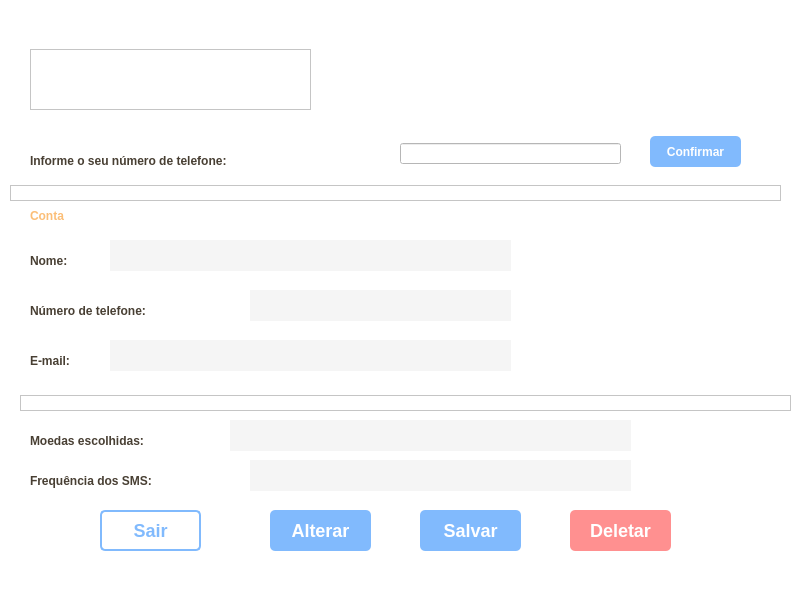
<?xml version="1.0" encoding="UTF-8"?>
<ui version="4.0">
 <class>MainWindow</class>
 <widget class="QMainWindow" name="MainWindow">
  <property name="geometry">
   <rect>
    <x>0</x>
    <y>0</y>
    <width>800</width>
    <height>600</height>
   </rect>
  </property>
  <property name="windowTitle">
   <string>MainWindow</string>
  </property>
  <widget class="QWidget" name="centralwidget">
   <layout class="QVBoxLayout" name="verticalLayout">
    <property name="spacing">
     <number>0</number>
    </property>
    <property name="leftMargin">
     <number>0</number>
    </property>
    <property name="topMargin">
     <number>0</number>
    </property>
    <property name="rightMargin">
     <number>0</number>
    </property>
    <property name="bottomMargin">
     <number>0</number>
    </property>
    <item>
     <widget class="QFrame" name="top">
      <property name="maximumSize">
       <size>
        <width>16777215</width>
        <height>40</height>
       </size>
      </property>
      <property name="styleSheet">
       <string notr="true">background-color: #fff;</string>
      </property>
      <property name="frameShape">
       <enum>QFrame::NoFrame</enum>
      </property>
      <property name="frameShadow">
       <enum>QFrame::Raised</enum>
      </property>
     </widget>
    </item>
    <item>
     <widget class="QFrame" name="containerlogo">
      <property name="maximumSize">
       <size>
        <width>16777215</width>
        <height>80</height>
       </size>
      </property>
      <property name="styleSheet">
       <string notr="true">background-color: #fff;</string>
      </property>
      <property name="frameShape">
       <enum>QFrame::NoFrame</enum>
      </property>
      <property name="frameShadow">
       <enum>QFrame::Raised</enum>
      </property>
      <layout class="QVBoxLayout" name="verticalLayout_4">
       <property name="spacing">
        <number>0</number>
       </property>
       <property name="leftMargin">
        <number>30</number>
       </property>
       <property name="topMargin">
        <number>0</number>
       </property>
       <property name="rightMargin">
        <number>0</number>
       </property>
       <property name="bottomMargin">
        <number>0</number>
       </property>
       <item>
        <widget class="QFrame" name="logo_5">
         <property name="maximumSize">
          <size>
           <width>281</width>
           <height>61</height>
          </size>
         </property>
         <property name="styleSheet">
          <string notr="true">background-image: url(:/Logo/Icone GoldCoins pqn.png);
background-repeat: norepeat;</string>
         </property>
         <property name="frameShape">
          <enum>QFrame::StyledPanel</enum>
         </property>
         <property name="frameShadow">
          <enum>QFrame::Raised</enum>
         </property>
        </widget>
       </item>
      </layout>
     </widget>
    </item>
    <item>
     <widget class="QFrame" name="container_3">
      <property name="maximumSize">
       <size>
        <width>1000</width>
        <height>1200</height>
       </size>
      </property>
      <property name="cursor">
       <cursorShape>ArrowCursor</cursorShape>
      </property>
      <property name="styleSheet">
       <string notr="true">background-color: #fff;</string>
      </property>
      <property name="frameShape">
       <enum>QFrame::NoFrame</enum>
      </property>
      <property name="frameShadow">
       <enum>QFrame::Raised</enum>
      </property>
      <widget class="QLabel" name="label_8">
       <property name="geometry">
        <rect>
         <x>30</x>
         <y>65</y>
         <width>201</width>
         <height>61</height>
        </rect>
       </property>
       <property name="styleSheet">
        <string notr="true">font: 20pt &quot;MS Shell Dlg 2&quot;;
color: rgb(251, 190, 119);
font-weight: bold;</string>
       </property>
       <property name="text">
        <string>Conta</string>
       </property>
      </widget>
      <widget class="QLabel" name="label_9">
       <property name="geometry">
        <rect>
         <x>30</x>
         <y>125</y>
         <width>71</width>
         <height>31</height>
        </rect>
       </property>
       <property name="styleSheet">
        <string notr="true">font: 12pt &quot;MS Shell Dlg 2&quot;;
color: rgb(72, 63, 51);
font-weight: bold;</string>
       </property>
       <property name="text">
        <string>Nome:</string>
       </property>
      </widget>
      <widget class="QFrame" name="frame_2">
       <property name="geometry">
        <rect>
         <x>10</x>
         <y>65</y>
         <width>771</width>
         <height>16</height>
        </rect>
       </property>
       <property name="styleSheet">
        <string notr="true">background-image: url(:/Line/Line.png);
background-repeat: norepeat;</string>
       </property>
       <property name="frameShape">
        <enum>QFrame::StyledPanel</enum>
       </property>
       <property name="frameShadow">
        <enum>QFrame::Raised</enum>
       </property>
      </widget>
      <widget class="QLabel" name="label_10">
       <property name="geometry">
        <rect>
         <x>30</x>
         <y>175</y>
         <width>221</width>
         <height>31</height>
        </rect>
       </property>
       <property name="styleSheet">
        <string notr="true">font: 12pt &quot;MS Shell Dlg 2&quot;;
color: rgb(72, 63, 51);
font-weight: bold;</string>
       </property>
       <property name="text">
        <string>Número de telefone:</string>
       </property>
      </widget>
      <widget class="QLabel" name="label_11">
       <property name="geometry">
        <rect>
         <x>30</x>
         <y>225</y>
         <width>71</width>
         <height>31</height>
        </rect>
       </property>
       <property name="styleSheet">
        <string notr="true">font: 12pt &quot;MS Shell Dlg 2&quot;;
color: rgb(72, 63, 51);
font-weight: bold;</string>
       </property>
       <property name="text">
        <string>E-mail:</string>
       </property>
      </widget>
      <widget class="Line" name="line">
       <property name="geometry">
        <rect>
         <x>110</x>
         <y>140</y>
         <width>401</width>
         <height>16</height>
        </rect>
       </property>
       <property name="orientation">
        <enum>Qt::Horizontal</enum>
       </property>
      </widget>
      <widget class="Line" name="line_2">
       <property name="geometry">
        <rect>
         <x>250</x>
         <y>190</y>
         <width>261</width>
         <height>16</height>
        </rect>
       </property>
       <property name="orientation">
        <enum>Qt::Horizontal</enum>
       </property>
      </widget>
      <widget class="Line" name="line_3">
       <property name="geometry">
        <rect>
         <x>110</x>
         <y>240</y>
         <width>401</width>
         <height>16</height>
        </rect>
       </property>
       <property name="orientation">
        <enum>Qt::Horizontal</enum>
       </property>
      </widget>
      <widget class="QLabel" name="label_12">
       <property name="geometry">
        <rect>
         <x>30</x>
         <y>25</y>
         <width>361</width>
         <height>31</height>
        </rect>
       </property>
       <property name="styleSheet">
        <string notr="true">font: 12pt &quot;MS Shell Dlg 2&quot;;
color: rgb(72, 63, 51);
font-weight: bold;</string>
       </property>
       <property name="text">
        <string>Informe o seu número de telefone:</string>
       </property>
      </widget>
      <widget class="QLineEdit" name="lineEdit">
       <property name="geometry">
        <rect>
         <x>400</x>
         <y>23</y>
         <width>221</width>
         <height>21</height>
        </rect>
       </property>
      </widget>
      <widget class="QFrame" name="frame_3">
       <property name="geometry">
        <rect>
         <x>20</x>
         <y>275</y>
         <width>771</width>
         <height>16</height>
        </rect>
       </property>
       <property name="styleSheet">
        <string notr="true">background-image: url(:/Line/Line.png);
background-repeat: norepeat;</string>
       </property>
       <property name="frameShape">
        <enum>QFrame::StyledPanel</enum>
       </property>
       <property name="frameShadow">
        <enum>QFrame::Raised</enum>
       </property>
      </widget>
      <widget class="QLabel" name="label_13">
       <property name="geometry">
        <rect>
         <x>30</x>
         <y>305</y>
         <width>201</width>
         <height>31</height>
        </rect>
       </property>
       <property name="styleSheet">
        <string notr="true">font: 12pt &quot;MS Shell Dlg 2&quot;;
color: rgb(72, 63, 51);
font-weight: bold;</string>
       </property>
       <property name="text">
        <string>Moedas escolhidas:</string>
       </property>
      </widget>
      <widget class="QLabel" name="label_14">
       <property name="geometry">
        <rect>
         <x>30</x>
         <y>345</y>
         <width>221</width>
         <height>31</height>
        </rect>
       </property>
       <property name="styleSheet">
        <string notr="true">font: 12pt &quot;MS Shell Dlg 2&quot;;
color: rgb(72, 63, 51);
font-weight: bold;</string>
       </property>
       <property name="text">
        <string>Frequência dos SMS:</string>
       </property>
      </widget>
      <widget class="Line" name="line_4">
       <property name="geometry">
        <rect>
         <x>230</x>
         <y>320</y>
         <width>401</width>
         <height>16</height>
        </rect>
       </property>
       <property name="orientation">
        <enum>Qt::Horizontal</enum>
       </property>
      </widget>
      <widget class="Line" name="line_5">
       <property name="geometry">
        <rect>
         <x>250</x>
         <y>360</y>
         <width>381</width>
         <height>16</height>
        </rect>
       </property>
       <property name="orientation">
        <enum>Qt::Horizontal</enum>
       </property>
      </widget>
      <widget class="QPushButton" name="BotaoConfirmar">
       <property name="geometry">
        <rect>
         <x>650</x>
         <y>16</y>
         <width>91</width>
         <height>31</height>
        </rect>
       </property>
       <property name="styleSheet">
        <string notr="true">QPushButton {
background-color: #81BAFD;
color: #fff;
border-radius: 5px;
border: none;
font-weight: bold;
}

QPushButton:hover {
background-color: #738FF0 
}</string>
       </property>
       <property name="text">
        <string>Confirmar</string>
       </property>
      </widget>
      <widget class="QPushButton" name="BotaoAlterar">
       <property name="geometry">
        <rect>
         <x>270</x>
         <y>390</y>
         <width>101</width>
         <height>41</height>
        </rect>
       </property>
       <property name="styleSheet">
        <string notr="true">QPushButton {
background-color: #81BAFD;
color: #fff;
border-radius: 5px;
border: none;
font-weight: bold;
font-size: 18px;
}

QPushButton:hover {
background-color: #738FF0 
}</string>
       </property>
       <property name="text">
        <string>Alterar</string>
       </property>
      </widget>
      <widget class="QPushButton" name="BotaoSalvar">
       <property name="geometry">
        <rect>
         <x>420</x>
         <y>390</y>
         <width>101</width>
         <height>41</height>
        </rect>
       </property>
       <property name="styleSheet">
        <string notr="true">QPushButton {
background-color: #81BAFD;
color: #fff;
border-radius: 5px;
border: none;
font-weight: bold;
font-size: 18px;
}

QPushButton:hover {
background-color: #738FF0 
}</string>
       </property>
       <property name="text">
        <string>Salvar</string>
       </property>
      </widget>
      <widget class="QPushButton" name="BotaoDeletar">
       <property name="geometry">
        <rect>
         <x>570</x>
         <y>390</y>
         <width>101</width>
         <height>41</height>
        </rect>
       </property>
       <property name="styleSheet">
        <string notr="true">QPushButton {
background-color: #FF9090;
color: #fff;
border-radius: 5px;
border: none;
font-weight: bold;
font-size: 18px;
}

QPushButton:hover {
background-color: #E75151;
}</string>
       </property>
       <property name="text">
        <string>Deletar</string>
       </property>
      </widget>
      <widget class="QPushButton" name="BotaoSair">
       <property name="geometry">
        <rect>
         <x>100</x>
         <y>390</y>
         <width>101</width>
         <height>41</height>
        </rect>
       </property>
       <property name="styleSheet">
        <string notr="true">QPushButton {
background-color: #fff;
color: #81BAFD;
border-radius: 5px;
border: 2px solid #81BAFD;
font-weight: bold;
font-size: 18px;
}

</string>
       </property>
       <property name="text">
        <string>Sair</string>
       </property>
      </widget>
      <widget class="QLabel" name="label">
       <property name="geometry">
        <rect>
         <x>110</x>
         <y>120</y>
         <width>401</width>
         <height>31</height>
        </rect>
       </property>
       <property name="styleSheet">
        <string notr="true">background-color: rgb(245, 245, 245);</string>
       </property>
       <property name="text">
        <string/>
       </property>
      </widget>
      <widget class="QLabel" name="label_2">
       <property name="geometry">
        <rect>
         <x>250</x>
         <y>170</y>
         <width>261</width>
         <height>31</height>
        </rect>
       </property>
       <property name="styleSheet">
        <string notr="true">background-color: rgb(245, 245, 245);</string>
       </property>
       <property name="text">
        <string/>
       </property>
      </widget>
      <widget class="QLabel" name="label_3">
       <property name="geometry">
        <rect>
         <x>110</x>
         <y>220</y>
         <width>401</width>
         <height>31</height>
        </rect>
       </property>
       <property name="styleSheet">
        <string notr="true">background-color: rgb(245, 245, 245);</string>
       </property>
       <property name="text">
        <string/>
       </property>
      </widget>
      <widget class="QLabel" name="label_15">
       <property name="geometry">
        <rect>
         <x>230</x>
         <y>300</y>
         <width>401</width>
         <height>31</height>
        </rect>
       </property>
       <property name="styleSheet">
        <string notr="true">background-color: rgb(245, 245, 245);</string>
       </property>
       <property name="text">
        <string/>
       </property>
      </widget>
      <widget class="QLabel" name="label_16">
       <property name="geometry">
        <rect>
         <x>250</x>
         <y>340</y>
         <width>381</width>
         <height>31</height>
        </rect>
       </property>
       <property name="styleSheet">
        <string notr="true">background-color: rgb(245, 245, 245);</string>
       </property>
       <property name="text">
        <string/>
       </property>
      </widget>
     </widget>
    </item>
    <item>
     <widget class="QFrame" name="bottom">
      <property name="maximumSize">
       <size>
        <width>16777215</width>
        <height>40</height>
       </size>
      </property>
      <property name="styleSheet">
       <string notr="true">background-color: #fff;</string>
      </property>
      <property name="frameShape">
       <enum>QFrame::NoFrame</enum>
      </property>
      <property name="frameShadow">
       <enum>QFrame::Raised</enum>
      </property>
     </widget>
    </item>
   </layout>
  </widget>
 </widget>
 <resources>
  <include location="Imagens/images.qrc"/>
 </resources>
 <connections/>
</ui>
